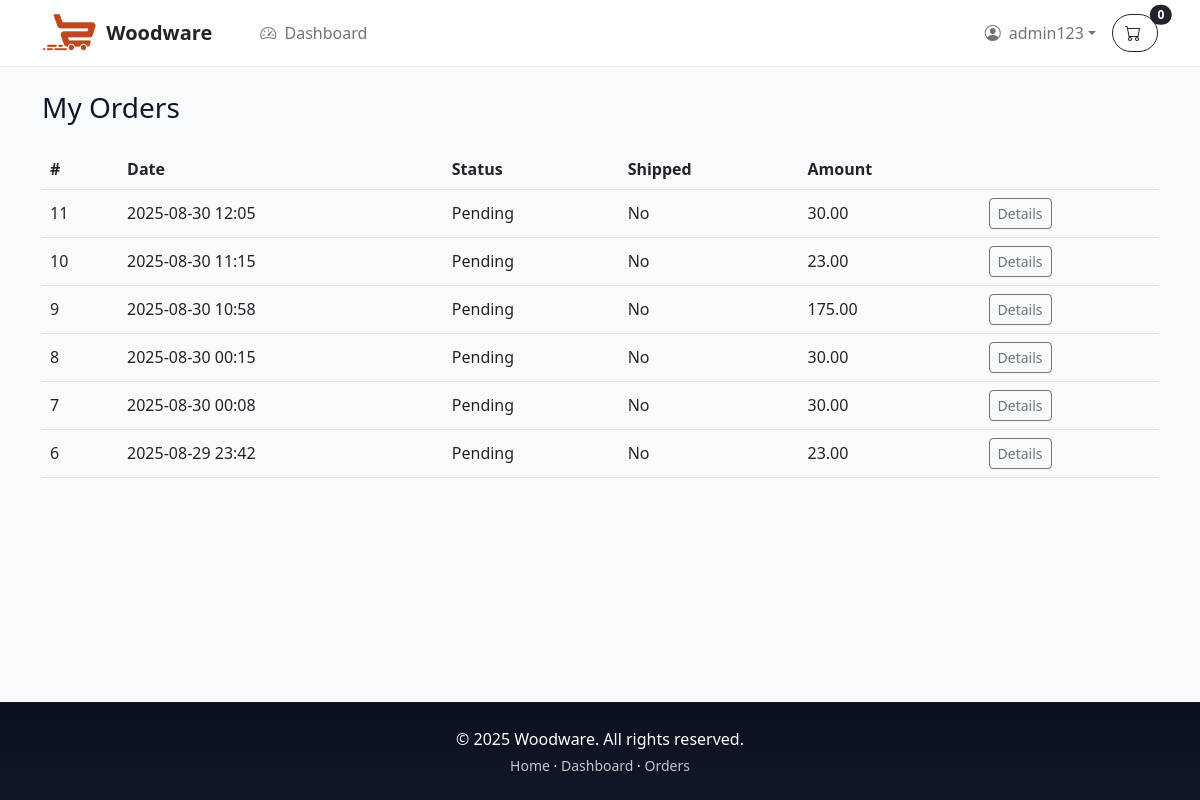
Screenshot of /checkout/my-orders/ (signed in) with the database file from the repository.
### checkout/models.py (models this page shows)
class Order(models.Model):
    user = models.ForeignKey(settings.AUTH_USER_MODEL, on_delete=models.CASCADE, null=True, blank=True)
    full_name = models.CharField(max_length=250)
    email = models.EmailField(max_length=250)
    shipping_address = models.ForeignKey(
        ShippingAddress,
        on_delete=models.SET_NULL,
        null=True,
        blank=True
    )
    amount_paid = models.DecimalField(max_digits=9, decimal_places=2)
    date_ordered = models.DateTimeField(auto_now_add=True)
    shipped = models.BooleanField(default=False)
    date_shipped = models.DateTimeField(blank=True, null=True)
    STATUS_CHOICES = [
        ('P', 'Pending'),
        ('R', 'Processing'),
        ('S', 'Shipped'),
        ('D', 'Delivered'),
        ('C', 'Cancelled'),
    ]
    status = models.CharField(max_length=1, choices=STATUS_CHOICES, default='P')

### checkout/views.py (the view)
@login_required
def orders_list(request):
    qs = Order.objects.all() if request.user.is_superuser else Order.objects.filter(user=request.user)
    orders = qs.select_related("shipping_address").order_by('-date_ordered', '-id')
    return render(request, "checkout/my_orders.html", {"orders": orders})

### cart/cart.py (called while the page is built)
    def __len__(self):
        return sum(int(qty) for qty in self.cart.values())

    def get_quants(self):
        return self.cart

    def get_prods(self):
        ids_in_order = list(self.cart.keys())
        qs = Product.objects.filter(id__in=ids_in_order)
        prod_by_id = {str(p.id): p for p in qs}
        return [prod_by_id[pid] for pid in ids_in_order if pid in prod_by_id]

### cart/context_processors.py (called while the page is built)
def cart(request):
	return {'cart': Cart(request)}

### templates/checkout/my_orders.html (shortened to what this page needs)
{% extends 'base.html' %}
{% block content %}
<div class="container py-4">
  <h3 class="mb-4">My Orders</h3>
  {% if orders %}
    <div class="table-responsive">
      <table class="table align-middle">
        <thead>
          <tr>
            <th>#</th>
            <th>Date</th>
            <th>Status</th>
            <th>Shipped</th>
            <th>Amount</th>
            <th></th>
          </tr>
        </thead>
        <tbody>
        {% for o in orders %}
          <tr>
            <td>{{ o.id }}</td>
            <td>{{ o.date_ordered|date:"Y-m-d H:i" }}</td>
            <td>{{ o.get_status_display|default:o.status }}</td>
            <td>
              {% if o.shipped %}
                Yes ({{ o.date_shipped|date:"Y-m-d" }})
              {% else %}
                No
              {% endif %}
            </td>
            <td>{{ o.amount_paid }}</td>
            <td>
              <a class="btn btn-sm btn-outline-secondary"
                 href="{% url 'checkout:my_order_detail' o.id %}">Details</a>
            </td>
          </tr>
        {% endfor %}
        </tbody>
      </table>
    </div>
  {% else %}
    <div class="alert alert-info">You don’t have any orders yet.</div>
  {% endif %}
</div>
{% endblock %}

### templates/navbar.html (shortened to what this page needs)
{% load static %}
<nav class="navbar navbar-expand-lg sticky-top navbar-light bg-light">
  <div class="container">
    <a class="navbar-brand d-flex align-items-center gap-2" href="{% url 'home' %}">
      <img src="{% static 'img/logo.png' %}" alt="Logo" style="height:40px;">
      <span class="fw-semibold d-none d-sm-inline text-dark">Woodware</span>
    </a>
    <div class="collapse navbar-collapse" id="navbarSupportedContent">
      <ul class="navbar-nav me-auto mb-2 mb-lg-0 ms-lg-4">
        {% if user.is_authenticated %}
          <li class="nav-item">
            <a class="nav-link" href="{% url 'checkout:dashboard' %}">
              <i class="bi-speedometer2 me-1"></i> Dashboard
            </a>
          </li>
        {% endif %}
      </ul>
      <ul class="navbar-nav mb-2 mb-lg-0 align-items-center gap-2">
        {% if user.is_authenticated %}
          <li class="nav-item dropdown">
            <a class="nav-link dropdown-toggle d-flex align-items-center" href="#" id="userMenu"
               role="button" data-bs-toggle="dropdown" aria-expanded="false">
              <i class="bi-person-circle me-2"></i>
              <span class="d-none d-sm-inline">
                {{ user.first_name|default:user.username }}
              </span>
            </a>
          </li>
        {% endif %}
        <li class="nav-item">
          <a class="btn btn-outline-dark position-relative"
             data-bs-toggle="offcanvas"
             href="#offcanvasCart"
             role="button"
             aria-controls="offcanvasCart">
            <i class="bi-cart me-1"></i>
            <span class="badge bg-dark text-white ms-1 rounded-pill position-absolute top-0 start-100 translate-middle"
                  id="cart_quantity">
              {{ cart|length }}
            </span>
          </a>
        </li>
      </ul>
    </div>
  </div>
</nav>

### static/css/style.css (style rules this page uses)
:root { --brand:#4f46e5; --brand-gradient: linear-gradient(180deg, #0b1020 0%, #111827 100%); --brand-2:#22d3ee; --ink:#0f172a; --bg:#f8fafc; --muted:#6b7280; --border:rgba(15,23,42,.08); }
html, body { height: 100%; }
body { display: flex; flex-direction: column; }
body { background:var(--bg); color:var(--ink); }
.navbar { background:rgba(255,255,255,.92)!important; border-bottom:1px solid var(--border); }
.navbar .btn { border-radius:999px; }
:root { --brand-gradient: linear-gradient(180deg, #0b1020 0%, #111827 100%); }

### rows the page displays
Order: id "11", date_ordered "2025-08-30 12:05", status "Pending", shipped "No", amount_paid "30.00"
Order: id "10", date_ordered "2025-08-30 11:15", status "Pending", shipped "No", amount_paid "23.00"
Order: id "9", date_ordered "2025-08-30 10:58", status "Pending", shipped "No", amount_paid "175.00"
Order: id "8", date_ordered "2025-08-30 00:15", status "Pending", shipped "No", amount_paid "30.00"
Order: id "7", date_ordered "2025-08-30 00:08", status "Pending", shipped "No", amount_paid "30.00"
Order: id "6", date_ordered "2025-08-29 23:42", status "Pending", shipped "No", amount_paid "23.00"

### other values shown
{{ user.first_name|default:user.username }} "admin123"
{{ cart|length }} "0"
